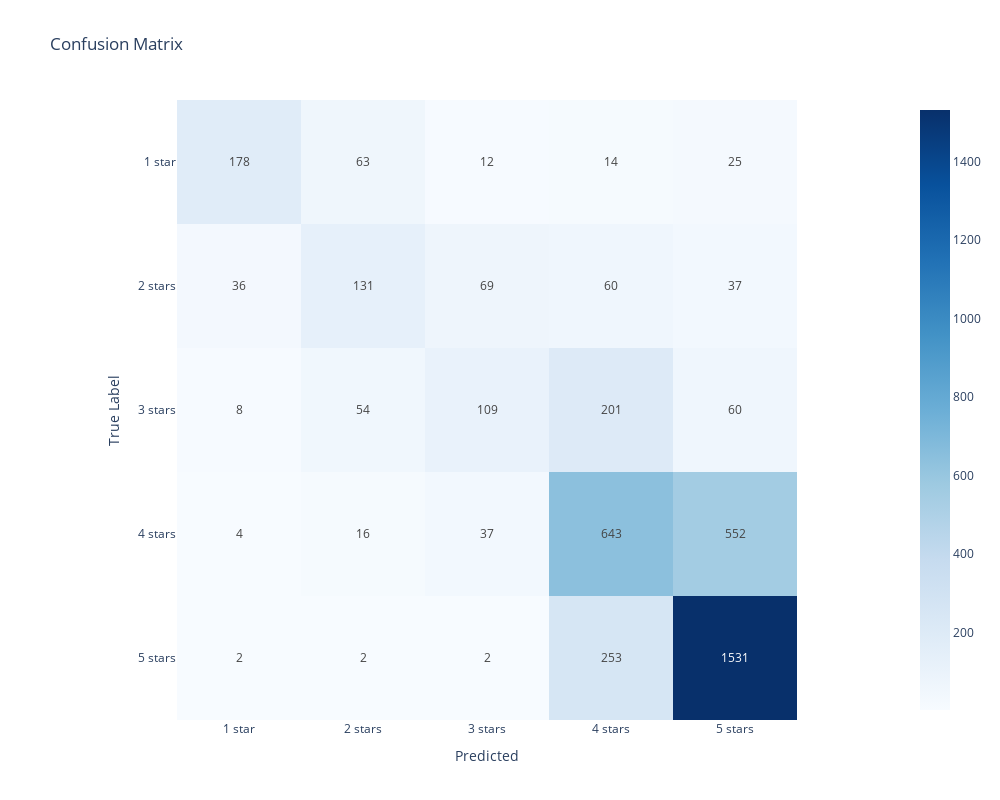

Here is the notebook cell this chart was saved with:
### Markdown cell above
### Model with LogisticRegression and TF-IDF

To begin we will use Logistic regression model in order to use class_weight='balanced', and Tf-idf Vectorizer

### Code cell
# instantiate the Model class with text and labels (X and y), a logistic regression model and a tfidf vectorizer
model_clf = Model(X, y, LogisticRegression(), TfidfVectorizer(preprocessor=preprocess_text), random_seed=42, test_size=0.2)

# fit the model
model_clf.fit()

# predict and generate classification report
model_clf.report(class_labels)

### Figure 1 — Plotly figure (JSON) as saved in the notebook; plotly's stock layout.template omitted (floating-point values rounded to 4 significant figures)
{"data": [{"coloraxis": "coloraxis", "hovertemplate": "Predicted: %{x}<br>True Label: %{y}<br>color: %{z}<extra></extra>", "name": "0", "texttemplate": "%{z}", "type": "heatmap", "x": ["1 star", "2 stars", "3 stars", "4 stars", "5 stars"], "xaxis": "x", "y": ["1 star", "2 stars", "3 stars", "4 stars", "5 stars"], "yaxis": "y", "z": [[178, 63, 12, 14, 25], [36, 131, 69, 60, 37], [8, 54, 109, 201, 60], [4, 16, 37, 643, 552], [2, 2, 2, 253, 1531]]}], "layout": {"coloraxis": {"colorscale": [[0, "rgb(247,251,255)"], [0.125, "rgb(222,235,247)"], [0.25, "rgb(198,219,239)"], [0.375, "rgb(158,202,225)"], [0.5, "rgb(107,174,214)"], [0.625, "rgb(66,146,198)"], [0.75, "rgb(33,113,181)"], [0.875, "rgb(8,81,156)"], [1, "rgb(8,48,107)"]]}, "height": 800, "title": {"text": "Confusion Matrix"}, "width": 1000, "xaxis": {"anchor": "y", "constrain": "domain", "domain": [0, 1], "scaleanchor": "y", "title": {"text": "Predicted"}}, "yaxis": {"anchor": "x", "autorange": "reversed", "constrain": "domain", "domain": [0, 1], "title": {"text": "True Label"}}}}
